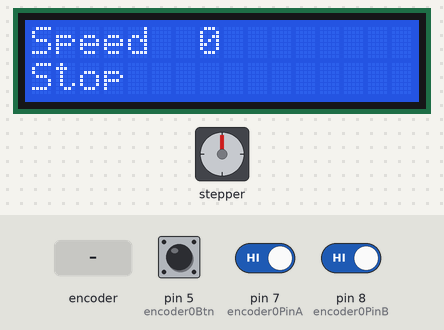
Bench run of a sketch on a simulated Arduino Uno, built with avr-gcc and run on an emulated ATmega328P. Parts: stepper motor, 16×2 character LCD. Wiring (inferred from the names in the program): stepper motor driver (200 steps per turn assumed): step pin 10; direction pin 9. The inputs (shaded band) are chosen by the test bench; at power-on: pin 5 (encoder0Btn) HIGH, pin 7 (encoder0PinA) HIGH, pin 8 (encoder0PinB) HIGH.

Above: at 1.7 s.
1.8 s: pin 5 (encoder0Btn) driven LOW
At 2.4 s:
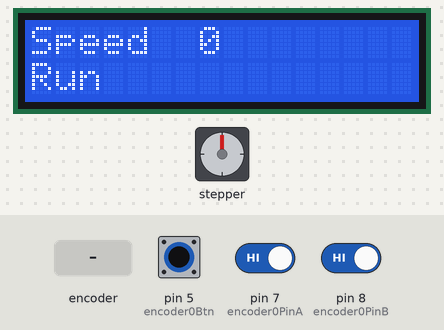
4.8 s: rotary encoder on pin 7 (encoder0PinA) / pin 8 (encoder0PinB) turned 3 steps (first pin leading)
At 5.5 s:
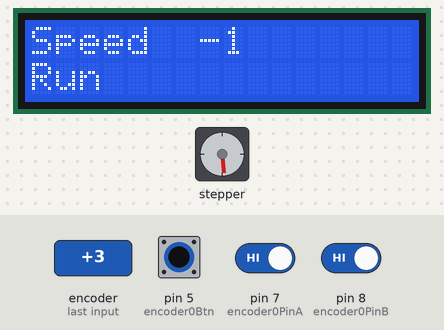
8.4 s: rotary encoder on pin 7 (encoder0PinA) / pin 8 (encoder0PinB) turned 2 steps (second pin leading)
At 9.1 s:
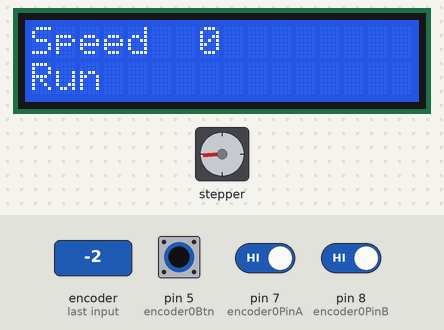
11.8 s: pin 5 (encoder0Btn) pulsed HIGH 2 times (0.12 s each, 0.3 s apart)
At 12.08 s:
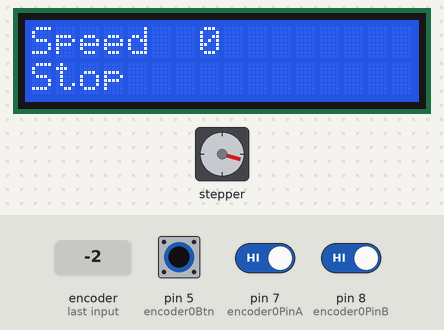
15.4 s: pin 5 (encoder0Btn) pulsed HIGH 5 times (0.12 s each, 0.3 s apart)
At 17.4 s:
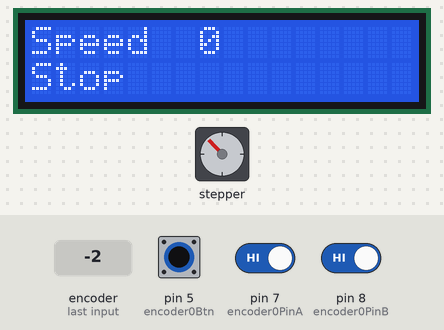
Timing chart, 0 to 18.9 s (numbered marks = the images above; inputs shaded):
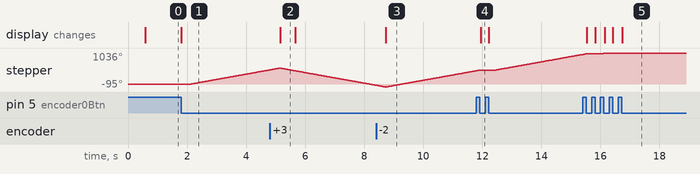

The sketch:

Attiny84_peristaltic01.ino
```cpp
#include <LiquidCrystal_I2C.h>
#include <Wire.h>
#include <PinChangeInterrupt.h>
#define encoder0PinA 7
#define encoder0PinB 8
#define encoder0Btn 5
int encoder0Pos = 0;
int valRotary=0;
int lastValRotary=0;
const byte interruptPinRot = 7;
const byte interruptPinBtn = 5;
int maxCount = 20000;
int minCount = 250;
bool forward = true;


// Define LCD
LiquidCrystal_I2C lcd(0x27,16,2);  // set the LCD address to 0x27 for a 20 chars and 4 line display

// Define stepper motor connections and motor interface type. Motor interface type must be set to 1 when using a driver:
#define dirPin 9
#define stepPin 10
//#define motorInterfaceType 1
#define stepsPerRevolution 200
int mysteps;


// Create a new instance of the AccelStepper class:
//AccelStepper stepper = AccelStepper(motorInterfaceType, stepPin, dirPin);

bool run =false;
int lastButtonState = LOW;   // the previous reading from the input pin

// the following variables are unsigned longs because the time, measured in
// milliseconds, will quickly become a bigger number than can be stored in an int.
unsigned long lastDebounceTime = 0;  // the last time the output pin was toggled
unsigned long debounceDelay = 100;    // the debounce time; increase if the output flickers


void setup() {
  // Declare pins as output:
  pinMode(stepPin, OUTPUT);
  pinMode(dirPin, OUTPUT);
  //setup encoder
  pinMode(encoder0PinA, INPUT_PULLUP);
  pinMode(encoder0PinB, INPUT_PULLUP);
  pinMode(encoder0Btn, INPUT_PULLUP);
  attachPCINT(digitalPinToPCINT(interruptPinRot), doEncoder, CHANGE);
  attachPCINT(digitalPinToPCINT(interruptPinBtn), doButton, CHANGE);

  //stepper.setMaxSpeed(30000);

   //init LCD
  lcd.init();
  lcd.clear();
  lcd.setBacklight(HIGH);
  lcd.home();
  lcd.setCursor(0,0);
  lcd.print("Speed");
  lcd.setCursor(7,0);
  lcd.print(valRotary);
  delay(500);
}

void loop() {
  lastValRotary = getSpeed(valRotary);
  int aRot= abs(valRotary);
  if (aRot < 25){mysteps=50;};
  if (aRot > 25 && aRot < 50){mysteps=100;};
  if (aRot > 50 && aRot < 75){mysteps=150;};
  if (aRot > 75){mysteps = 200;}

  for (int i=0; i < mysteps; i++){
    // Set the spinning direction clockwise:
    if(run){
      if(forward){
        digitalWrite(dirPin, HIGH);
      }
      else{
        digitalWrite(dirPin, LOW);
      }
      // Spin the stepper motor revolutions fast:
      // These four lines result in 1 step:
      digitalWrite(stepPin, HIGH);
      delayMicroseconds(lastValRotary);
      digitalWrite(stepPin, LOW);
      delayMicroseconds(lastValRotary);
    }
    else{
      //lcd.clear();
      lcd.setCursor(0,0);
      lcd.print("Speed");
      lcd.setCursor(7,0);
      lcd.print(valRotary);
      lcd.print("  ");
      lcd.setCursor(0,1);
      lcd.print("Stop");
      delay(500);
    }
  }
  lcd.setCursor(0,0);
  lcd.print("Speed");
  lcd.setCursor(7,0);
  lcd.print(valRotary);
  lcd.print("  ");
  lcd.setCursor(0,1);
}
void doEncoder(void)
{
  if (digitalRead(encoder0PinA) == digitalRead(encoder0PinB)) {
    encoder0Pos++;
    if (encoder0Pos >250){
      encoder0Pos = 250;
    }
  }
  else{
    encoder0Pos--;
    if (encoder0Pos < -250){
      encoder0Pos = -250;
    }
  }
  valRotary = int(encoder0Pos/2.5);
}
void doButton(void){
  int btn = digitalRead(encoder0Btn);

  // check to see if you just pressed the button
  // (i.e. the input went from LOW to HIGH), and you've waited long enough
  // since the last press to ignore any noise:

  // If the switch changed, due to noise or pressing:
  if (btn != lastButtonState) {
    // reset the debouncing timer
    lastDebounceTime = millis();
  }

  if ((millis() - lastDebounceTime) > debounceDelay) {
    // whatever the reading is at, it's been there for longer than the debounce
    // delay, so take it as the actual current state:

    // if the button state has changed:
    if(run){
      run = false;
      lcd.setCursor(0,1);
      lcd.print("Stop");
    }
    else{
      run = true;
      lcd.setCursor(0,1);
      lcd.print("Run ");
    }
  }
  delay(500);
}
int getSpeed(int r){
  if (r<0){
    r=abs(r);
    forward=false;
  }
  else{
    forward=true;
  }
  int ir = 100-r;
  int rs = ir*100+100;
  if (rs>5000) rs=5000;
  return rs;
}
```

Measured:
- after the input at 1.8 s, stepper: keeps turning clockwise at about 177°/s, starting after 0.32 s; the display: changes at once (image 1)
- after the input at 4.8 s, the display: changes after 0.35 s (image 2)
- after the input at 8.4 s, the display: changes after 0.34 s (image 3)
- after the input at 11.8 s, the display: changes after 0.15 s (image 4)
- after the input at 15.4 s, the display: changes after 0.15 s (image 5)
